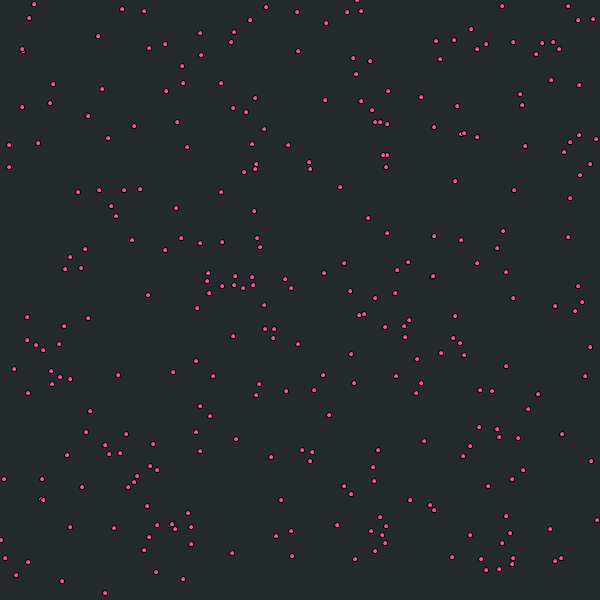
Frame 1 (no input)
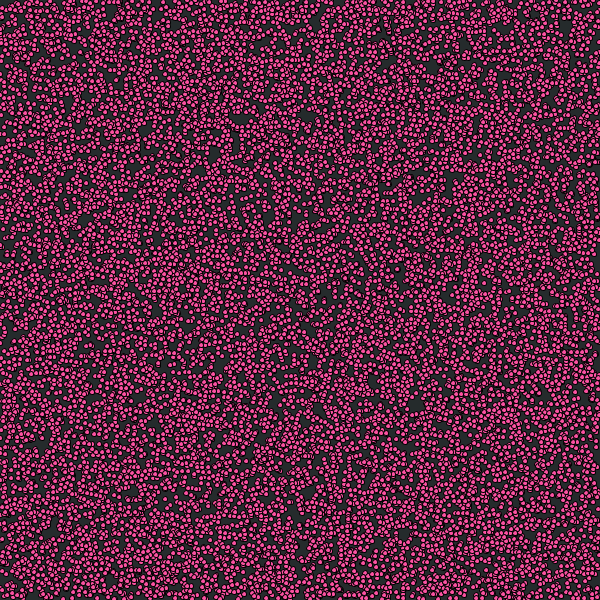
Frame 60 (the mouse pressed at the canvas centre just before this capture)
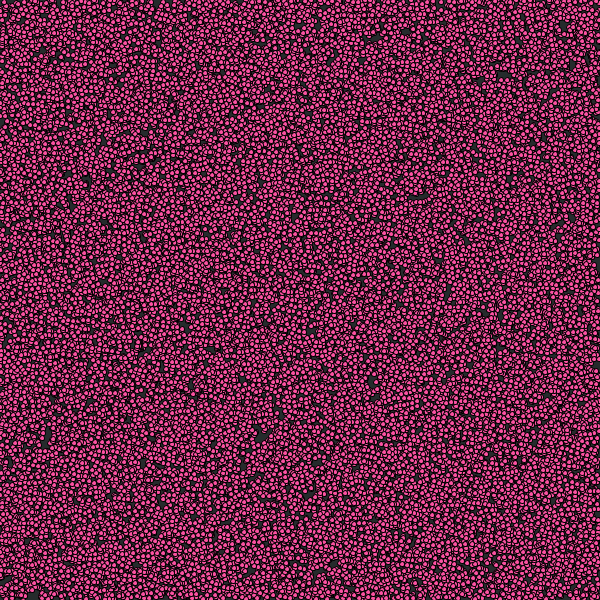
Frame 120 (the mouse held since frame 60 and released just before this capture)

The Processing sketch that drew these frames (run headless with seeded random() and noise(); from frame 60 on, the mouse is pressed at the canvas centre):

// Processing sketch: MagicWorms
// ── MagicWorms.pde
/*
 *    Copyright (c) The League of Amazing Programmers 2013-2021
 *    Level 1
 */

/** This program draws a magical pattern **/
int x=0;
// The setup method is run once when the program starts
void setup() {
size(600,600);
  //Set your canvas size

  //Set a background color  
background(#252B2C);
}

// The draw method runs continuously (in a loop) until the program ends
void draw() {

  // STEP 1.
  // Use a for loop to draw 300 small ellipses in a diagonal line across the canvas.
  // Make them a bright color.
  // RUN THE PROGRAM TO CHECK IT (see the recipe for the expected outcome).
  for (int i = 0; i < 300; i++) {
    fill(#FC52A2);
    //ellipse(x,300,5,5);
     int randomNumber = (int) random(width); 
   int randomNumber2 = (int) random(height);
    ellipse(randomNumber, randomNumber2, 5,5);
    x+=5;
  }
  // STEP 2.
  // Now make each ellipse use random values for their x and y co-ordinates. Make sure they are inside the canvas. 
  // Hint:  random(int maxValue)
  // RUN THE PROGRAM TO CHECK IT (see the recipe for the expected outcome).
  
  // STEP 3.
  // Now use the getWormX() and getWormY() methods for x and y co-ordinates of each ellipse
  //(use the for loop variable as the parameter to these methods).
  // RUN THE PROGRAM TO CHECK IT (see the recipe for the expected outcome).
  
  // STEP 4.
  // Call makeMagical() in your draw method before the for loop. 
  // OPTIONS: Pass in frameCount or another variable for the ellipse "red value", 
  // and i as the "green value" for some extra color coolness.
}

/// DO NOT CHANGE THE CODE BELOW. CALL THE METHODS FROM THE DRAW METHOD
   float frequency = .001;
   float noiseInterval = PI;

    void makeMagical() {
        fill( 0, 0, 0, 10 );
        rect(0, 0, width, height);
        noStroke();
    }

    float getWormX(int i) {
        return map(noise(i*noiseInterval + frameCount * frequency), 0, 1, 0, width);
    }

    float getWormY(int i) {
        return map(noise(i*noiseInterval+1 + frameCount * frequency), 0, 1, 0, height);
    }
